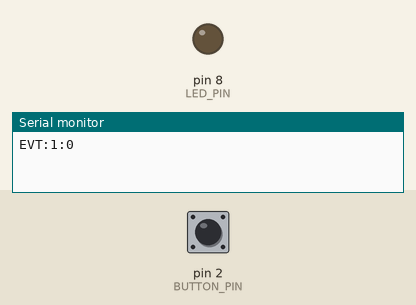
Bench run of a sketch on a simulated Arduino Uno, built with avr-gcc and run on an emulated ATmega328P. Parts: output pins drawn as LEDs (lit = HIGH), the last lines printed to the serial monitor. The inputs (shaded band) are chosen by the test bench; at power-on: pin 2 (BUTTON_PIN) HIGH.

Above: at 1.2 s.
1.3 s: pin 2 (BUTTON_PIN) pulled LOW for 0.15 s
At 1.38 s:
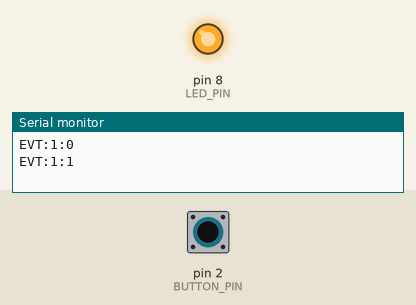
2.9 s: pin 2 (BUTTON_PIN) pulled LOW for 3.2 s
At 6.8 s:
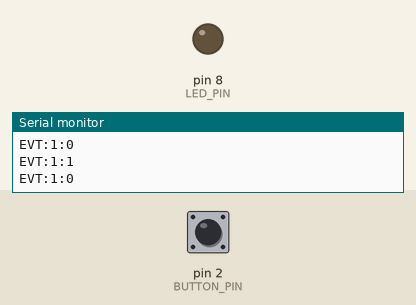
Timing chart, 0 to 8.3 s (numbered marks = the images above; inputs shaded):
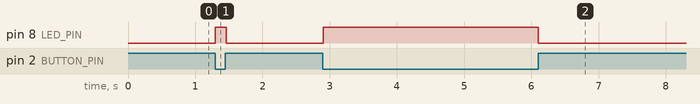

Measured:
- after the input at 1.3 s, pin 8 (LED_PIN): LOW → HIGH at once, → LOW 0.16 s later
- after the input at 2.9 s, pin 8 (LED_PIN): LOW → HIGH at once, → LOW 3.2 s later

The sketch:

01_control_key.ino
```cpp
/*
  Bosqich 01 — Markaziy nazorat kaliti
  Nurshahar hikoyasi: Arduino Chrome O'yinlari

  Ulanish:
    LED  anod (uzun oyoq) -> 220R -> D8,  katod -> GND
    Tugma -> D2 va GND orasida (INPUT_PULLUP ishlatiladi)

  Protokol: "EVT:1:1" tugma bosilganda, "EVT:1:0" qo'yib yuborilganda.
*/

const int BUTTON_PIN = 2;
const int LED_PIN = 8;

int lastState = -1;

void setup() {
  Serial.begin(9600);
  pinMode(BUTTON_PIN, INPUT_PULLUP);
  pinMode(LED_PIN, OUTPUT);
}

void loop() {
  bool pressed = digitalRead(BUTTON_PIN) == LOW;
  digitalWrite(LED_PIN, pressed ? HIGH : LOW);

  int state = pressed ? 1 : 0;
  if (state != lastState) {
    Serial.print("EVT:1:");
    Serial.println(state);
    lastState = state;
  }
  delay(20);
}
```
